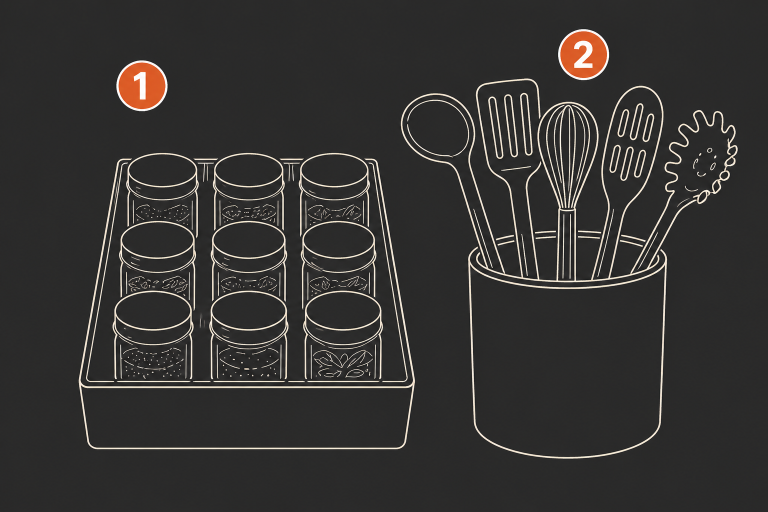
//> input picture Software/sandbox/jetson-opencv-state-ui/robotarm state images/init.png, 1536 x 1024 px (shown at 1/2 size)
$ ./main   (built with g++ and OpenCV 4)
//> lines starting //> are read from the running program, lines starting //| are printed output that depends on the picture
#include <opencv2/highgui.hpp>
#include <opencv2/imgcodecs.hpp>
#include <opencv2/imgproc.hpp>

#include <cstdlib>
#include <filesystem>
#include <iostream>
#include <optional>
#include <unordered_map>
#include <string>
#include <vector>

namespace {

struct StateDefinition {
    std::string name;
    std::vector<std::string> actions;
};

constexpr int kWindowWidth = 1280;
constexpr int kWindowHeight = 720;
constexpr char kWindowName[] = "Jetson Nano State UI";
constexpr int kKeyUp = 1001;
constexpr int kKeyDown = 1002;
constexpr int kKeyLeft = 1003;
constexpr int kKeyRight = 1004;

std::optional<std::string> imageFilenameForState(const std::string& stateName) {
    if (stateName == "Init") {
        return "init.png";
    }
    if (stateName == "Selecting spice") {
        return "selectspice.png";
    }
    if (stateName == "Spice selected") {
        return "spiceconfirm.png";
    }
    if (stateName == "Shaking spice into pot") {
        return "usingspice.png";
    }
    if (stateName == "Selecting utensil") {
        return "selectutensil.png";
    }
    if (stateName == "Utensil selected") {
        return "confirmutensil.png";
    }
    if (stateName == "Using utensil") {
        return "usingutensil.png";
    }
    return std::nullopt;
}

std::vector<StateDefinition> buildStates() {
    return {
        {"Init", {"select spice", "select utensil"}},
        {"Selecting spice", {"spice 1", "spice 2", "spice 3", "spice 4", "spice 5", "spice 6", "spice 7", "spice 8", "spice 9"}},
        {"Spice selected", {"shake into pot", "put down"}},
        {"Shaking spice into pot", {"more spice", "less spice", "put down"}},
        {"Selecting utensil", {"utensil 1", "utensil 2", "utensil 3", "utensil 4", "utensil 5"}},
        {"Utensil selected", {"use utensil", "put down"}},
        {"Using utensil", {"stir faster", "stir slower", "put down"}},
    };
}

void drawText(cv::Mat& frame,
              const std::string& text,
              cv::Point origin,
              int fontHeight,
              const cv::Scalar& color,
              int thickness) {
    const double scale = static_cast<double>(fontHeight) / 30.0;
    cv::putText(frame, text, origin, cv::FONT_HERSHEY_DUPLEX, scale, color, thickness, cv::LINE_AA);
}

void drawHeader(cv::Mat& frame, const StateDefinition& state) {
    drawText(frame, "Current state", {60, 90}, 30, {230, 240, 255}, 2);
    drawText(frame, state.name, {60, 150}, 48, {80, 220, 255}, 3);

    drawText(frame, "Allowed actions", {60, 245}, 30, {230, 240, 255}, 2);
    drawText(frame,
             "Arrow keys: change selected action    Enter: trigger action    q or ESC: quit",
             {60, 680},
             24,
             {175, 185, 195},
             2);
}

void drawActionList(cv::Mat& frame, const StateDefinition& state, std::size_t selectedAction) {
    const int x = 60;
    const int top = 285;
    const int rowHeight = 46;
    const int boxWidth = 520;

    for (std::size_t i = 0; i < state.actions.size(); ++i) {
        const bool isSelected = i == selectedAction;
        const int y = top + static_cast<int>(i) * rowHeight;
        const cv::Rect actionRect(x, y, boxWidth, 34);

        cv::Scalar fillColor = isSelected ? cv::Scalar(90, 180, 90) : cv::Scalar(38, 44, 54);
        cv::Scalar textColor = isSelected ? cv::Scalar(18, 24, 18) : cv::Scalar(230, 240, 255);
        cv::Scalar borderColor = isSelected ? cv::Scalar(180, 255, 180) : cv::Scalar(70, 78, 92);

        cv::rectangle(frame, actionRect, fillColor, cv::FILLED);
        cv::rectangle(frame, actionRect, borderColor, 2);
        drawText(frame, state.actions[i], {x + 16, y + 25}, 26, textColor, 2);
    }
}

void drawStateImage(cv::Mat& frame,
                    const std::string& stateName,
                    const std::unordered_map<std::string, cv::Mat>& stateImages) {
    const cv::Rect panelRect(650, 70, 580, 590);
    const cv::Scalar panelFill(32, 36, 44);
    const cv::Scalar panelBorder(70, 78, 92);
    cv::rectangle(frame, panelRect, panelFill, cv::FILLED);
    cv::rectangle(frame, panelRect, panelBorder, 2);

    const auto imageIt = stateImages.find(stateName);
    if (imageIt == stateImages.end() || imageIt->second.empty()) {
        drawText(frame, "No image yet for this state", {700, 340}, 28, {190, 198, 208}, 2);
        return;
    }

    const cv::Mat& sourceImage = imageIt->second;
    const cv::Rect imageArea(670, 100, 540, 530);
    const double scaleX = static_cast<double>(imageArea.width) / static_cast<double>(sourceImage.cols);
    const double scaleY = static_cast<double>(imageArea.height) / static_cast<double>(sourceImage.rows);
    const double scale = std::min(scaleX, scaleY);

    cv::Mat resizedImage;
    cv::resize(sourceImage,
               resizedImage,
               cv::Size(),
               scale,
               scale,
               scale < 1.0 ? cv::INTER_AREA : cv::INTER_LINEAR);

    const int x = imageArea.x + (imageArea.width - resizedImage.cols) / 2;
    const int y = imageArea.y + (imageArea.height - resizedImage.rows) / 2;
    resizedImage.copyTo(frame(cv::Rect(x, y, resizedImage.cols, resizedImage.rows)));
}

int normalizeKey(int key) {
    if (key < 0) {
        return key;
    }

    switch (key) {
        case 2490368:
        case 65362:
            return kKeyUp;
        case 2621440:
        case 65364:
            return kKeyDown;
        case 2424832:
        case 65361:
            return kKeyLeft;
        case 2555904:
        case 65363:
            return kKeyRight;
        default:
            return key & 0xFF;
    }
}

// [61 lines left out: functions findStateIndex, nextStateForAction, not called in this run]

}  // namespace

int main(int argc, char** argv) {
    std::vector<StateDefinition> states = buildStates();
    if (states.empty()) {
        std::cerr << "No states configured." << std::endl;
        return EXIT_FAILURE;
    }

    std::filesystem::path projectDir = std::filesystem::current_path();
    if (argc > 0) {
        try {
            const std::filesystem::path binaryPath = std::filesystem::canonical(argv[0]);
            projectDir = binaryPath.parent_path().parent_path();
        } catch (const std::filesystem::filesystem_error&) {
        }
    }

    const std::filesystem::path imageDir = projectDir / "robotarm state images";
    std::unordered_map<std::string, cv::Mat> stateImages;
    for (const StateDefinition& state : states) {
        const std::optional<std::string> imageFilename = imageFilenameForState(state.name);
        if (!imageFilename.has_value()) {
            continue;
        }

        const std::filesystem::path imagePath = imageDir / imageFilename.value();
        cv::Mat image = cv::imread(imagePath.string(), cv::IMREAD_COLOR);
//> image is the input picture: 1024 rows x 1536 cols, CV_8UC3; mean B, G, R 49.6, 51.1, 52.8
        if (!image.empty()) {
            stateImages.emplace(state.name, image);
//> stateImages = 1 item
        }
    }

    std::size_t stateIndex = 0;
    std::size_t actionIndex = 0;

    cv::namedWindow(kWindowName, cv::WINDOW_AUTOSIZE);

    while (true) {
        cv::Mat frame(kWindowHeight, kWindowWidth, CV_8UC3, cv::Scalar(24, 28, 36));
        const StateDefinition& currentState = states[stateIndex];
        if (actionIndex >= currentState.actions.size()) {
            actionIndex = 0;
        }

        drawHeader(frame, currentState);
        drawActionList(frame, currentState, actionIndex);
//> after the loop in drawActionList, `for (std::size_t i = 0; i < state.actions.size(); ++i)`:
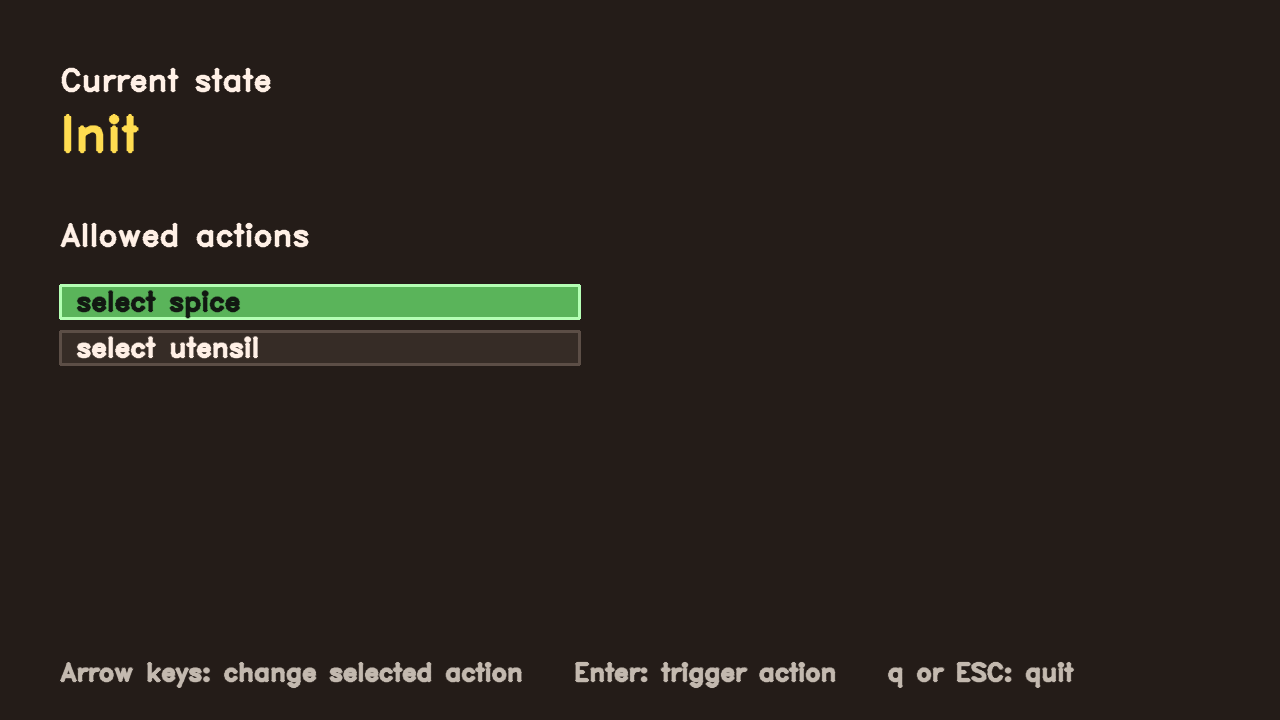
//> frame: 720 rows x 1280 cols, CV_8UC3; mean B, G, R 28.7, 34.6, 40.9
        drawStateImage(frame, currentState.name, stateImages);
//> in drawStateImage, `cv::rectangle(frame, panelRect, panelBorder, 2);`:
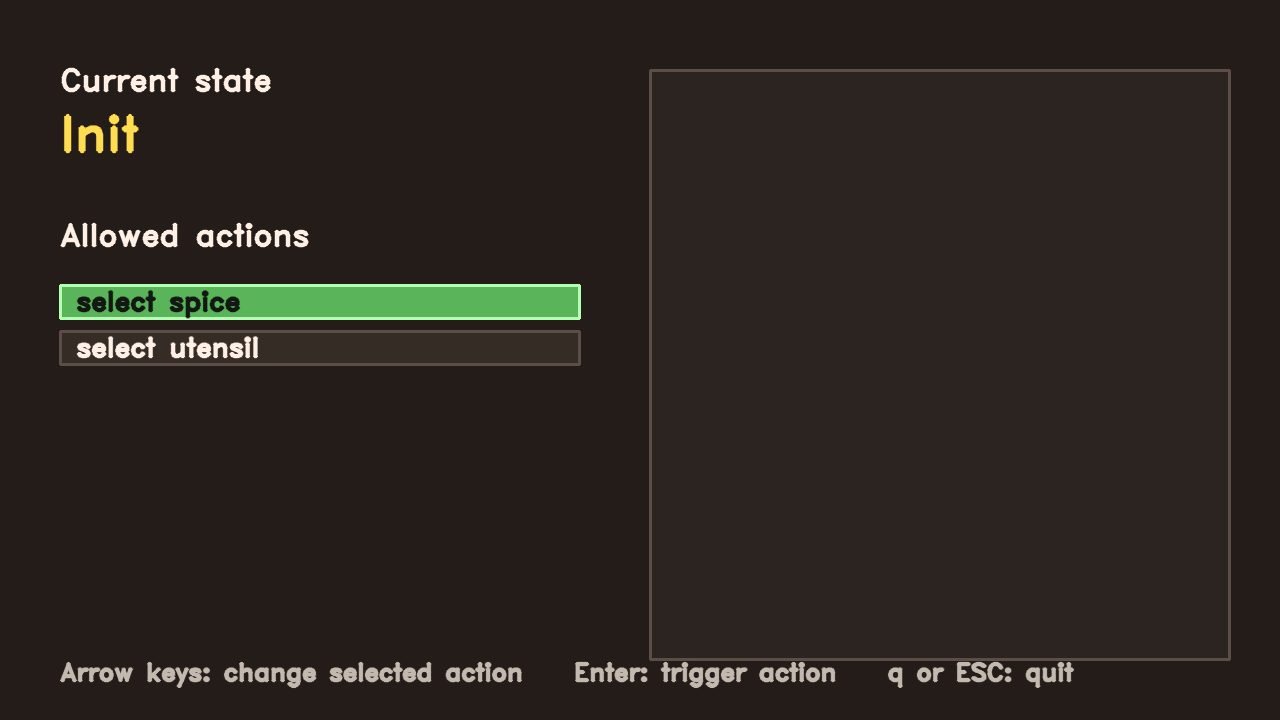
//> frame: 720 rows x 1280 cols, CV_8UC3; mean B, G, R 32, 37.9, 44.3
        cv::imshow(kWindowName, frame);
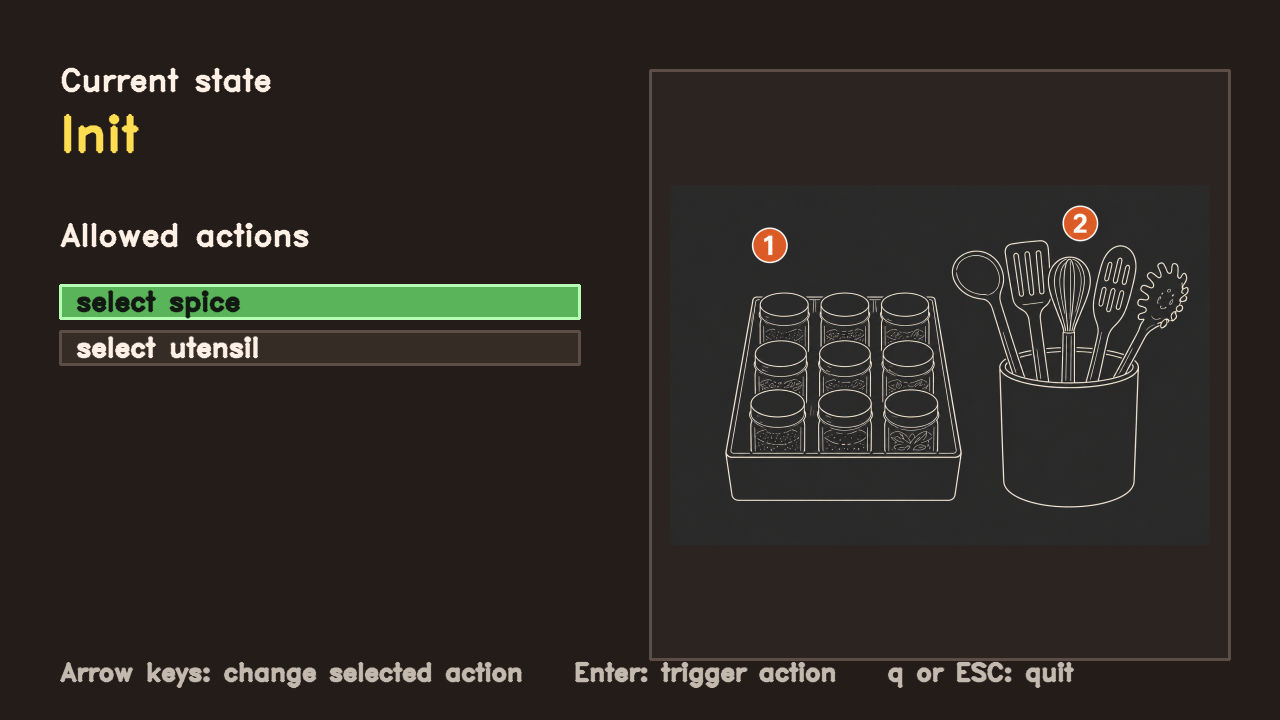
//> window 'Jetson Nano State UI': 720 rows x 1280 cols, CV_8UC3; mean B, G, R 35.7, 41.1, 46.2

        const int rawKey = cv::waitKeyEx(0);
//> the 'q' key is pressed
        const int key = normalizeKey(rawKey);

        if (key == 27 || key == 'q' || key == 'Q') {
            break;
        }

        if ((key == kKeyUp || key == kKeyLeft || key == 'j' || key == 'J') && !currentState.actions.empty()) {
            actionIndex = (actionIndex + currentState.actions.size() - 1) % currentState.actions.size();
            continue;
        }

        if ((key == kKeyDown || key == kKeyRight || key == 'k' || key == 'K') && !currentState.actions.empty()) {
            actionIndex = (actionIndex + 1) % currentState.actions.size();
            continue;
        }

        if ((key == 10 || key == 13) && !currentState.actions.empty()) {
            const std::optional<std::string> nextState =
                nextStateForAction(currentState.name, currentState.actions[actionIndex]);
            if (nextState.has_value()) {
                stateIndex = findStateIndex(states, nextState.value());
                actionIndex = 0;
            }
            continue;
        }
    }

    cv::destroyAllWindows();
    return EXIT_SUCCESS;
}
